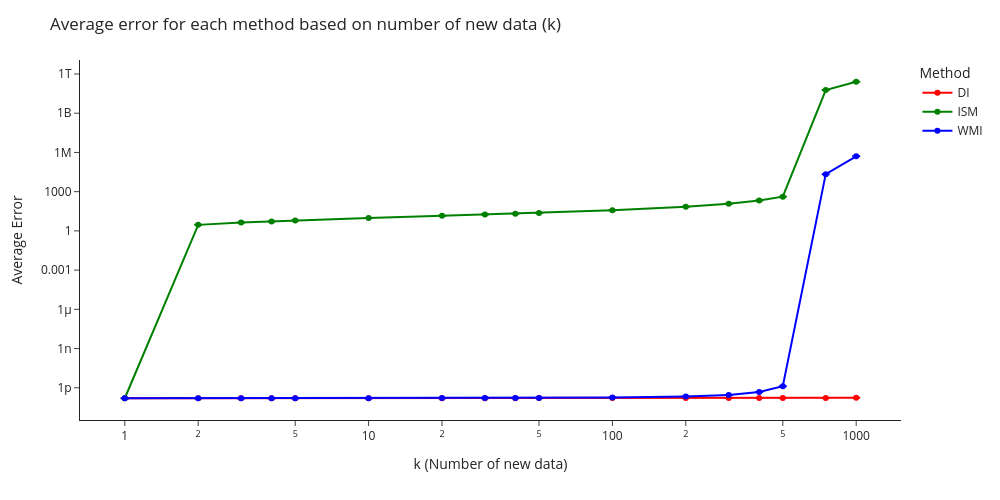

The notebook cell saved with this chart:
### Markdown cell above
## Plot number of new data vs. norm error for each method

### Code cell
fig_k_error = px.line(data_1287_grouped_for_plot, x="k", y="error_mean", color="method", error_y="error_std", markers=True, color_discrete_sequence=["red", "green", "blue"])
fig_k_error.update_layout(
    title="Average error for each method based on number of new data (k)",
    xaxis_title="k (Number of new data)",
    yaxis_title="Average Error",
    yaxis_type="log",
    xaxis_type="log",
    legend_title="Method",
    template="simple_white",
    font=dict(size=12),
    width=1000,
    height=500
)
fig_k_error.show()

### Figure 1 — Plotly figure (JSON) as saved in the notebook; plotly's stock layout.template omitted (floating-point values rounded to 4 significant figures)
{"data": [{"error_y": {"array": [0.0, 0.0, 0.0, 0.0, 0.0, 0.0, 0.0, 0.0, 0.0, 0.0, 0.0, 0.0, 0.0, 0.0, 0.0, 0.0, 0.0]}, "hovertemplate": "method=DI<br>k=%{x}<br>error_mean=%{y}<extra></extra>", "legendgroup": "DI", "line": {"color": "red", "dash": "solid"}, "marker": {"symbol": "circle"}, "mode": "lines+markers", "name": "DI", "orientation": "v", "showlegend": true, "type": "scatter", "x": [1, 2, 3, 4, 5, 10, 20, 30, 40, 50, 100, 200, 300, 400, 500, 750, 1000], "xaxis": "x", "y": [1.58e-13, 1.594e-13, 1.594e-13, 1.593e-13, 1.6e-13, 1.598e-13, 1.607e-13, 1.608e-13, 1.608e-13, 1.617e-13, 1.619e-13, 1.625e-13, 1.657e-13, 1.654e-13, 1.656e-13, 1.682e-13, 1.694e-13], "yaxis": "y"}, {"error_y": {"array": [0.0, 0.0, 0.0, 0.0, 0.0, 0.0, 0.0, 0.0, 0.0, 0.0, 0.0, 0.0, 0.0, 0.0, 0.0, 0.0, 0.0]}, "hovertemplate": "method=ISM<br>k=%{x}<br>error_mean=%{y}<extra></extra>", "legendgroup": "ISM", "line": {"color": "green", "dash": "solid"}, "marker": {"symbol": "circle"}, "mode": "lines+markers", "name": "ISM", "orientation": "v", "showlegend": true, "type": "scatter", "x": [1, 2, 3, 4, 5, 10, 20, 30, 40, 50, 100, 200, 300, 400, 500, 750, 1000], "xaxis": "x", "y": [1.583e-13, 2.902, 4.359, 5.334, 6.15, 9.544, 14.11, 17.77, 20.82, 23.76, 38.35, 71.47, 120.6, 210.0, 417.0, 59440000000.0, 256000000000.0], "yaxis": "y"}, {"error_y": {"array": [0.0, 0.0, 0.0, 0.0, 0.0, 0.0, 0.0, 0.0, 0.0, 0.0, 0.0, 0.0, 0.0, 0.0, 0.0, 0.0, 0.0]}, "hovertemplate": "method=WMI<br>k=%{x}<br>error_mean=%{y}<extra></extra>", "legendgroup": "WMI", "line": {"color": "blue", "dash": "solid"}, "marker": {"symbol": "circle"}, "mode": "lines+markers", "name": "WMI", "orientation": "v", "showlegend": true, "type": "scatter", "x": [1, 2, 3, 4, 5, 10, 20, 30, 40, 50, 100, 200, 300, 400, 500, 750, 1000], "xaxis": "x", "y": [1.583e-13, 1.605e-13, 1.596e-13, 1.609e-13, 1.605e-13, 1.61e-13, 1.628e-13, 1.642e-13, 1.663e-13, 1.677e-13, 1.773e-13, 2.144e-13, 2.788e-13, 4.831e-13, 1.317e-12, 21940.0, 503600.0], "yaxis": "y"}], "layout": {"font": {"size": 12}, "height": 500, "legend": {"title": {"text": "Method"}, "tracegroupgap": 0}, "margin": {"t": 60}, "title": {"text": "Average error for each method based on number of new data (k)"}, "width": 1000, "xaxis": {"anchor": "y", "domain": [0, 1], "title": {"text": "k (Number of new data)"}, "type": "log"}, "yaxis": {"anchor": "x", "domain": [0, 1], "title": {"text": "Average Error"}, "type": "log"}}}
